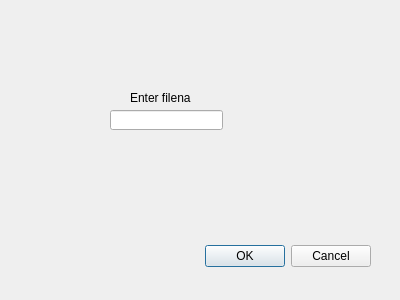
<?xml version="1.0" encoding="UTF-8"?>
<ui version="4.0">
 <class>SaveImageDialog</class>
 <widget class="QDialog" name="SaveImageDialog">
  <property name="geometry">
   <rect>
    <x>0</x>
    <y>0</y>
    <width>400</width>
    <height>300</height>
   </rect>
  </property>
  <property name="windowTitle">
   <string>Dialog</string>
  </property>
  <widget class="QDialogButtonBox" name="buttonBox">
   <property name="geometry">
    <rect>
     <x>30</x>
     <y>240</y>
     <width>341</width>
     <height>32</height>
    </rect>
   </property>
   <property name="orientation">
    <enum>Qt::Horizontal</enum>
   </property>
   <property name="standardButtons">
    <set>QDialogButtonBox::Cancel|QDialogButtonBox::Ok</set>
   </property>
  </widget>
  <widget class="QLineEdit" name="lineEdit">
   <property name="geometry">
    <rect>
     <x>110</x>
     <y>110</y>
     <width>113</width>
     <height>20</height>
    </rect>
   </property>
  </widget>
  <widget class="QLabel" name="label">
   <property name="geometry">
    <rect>
     <x>130</x>
     <y>90</y>
     <width>61</width>
     <height>16</height>
    </rect>
   </property>
   <property name="text">
    <string>Enter filename</string>
   </property>
  </widget>
 </widget>
 <resources/>
 <connections>
  <connection>
   <sender>buttonBox</sender>
   <signal>accepted()</signal>
   <receiver>SaveImageDialog</receiver>
   <slot>accept()</slot>
   <hints>
    <hint type="sourcelabel">
     <x>248</x>
     <y>254</y>
    </hint>
    <hint type="destinationlabel">
     <x>157</x>
     <y>274</y>
    </hint>
   </hints>
  </connection>
  <connection>
   <sender>buttonBox</sender>
   <signal>rejected()</signal>
   <receiver>SaveImageDialog</receiver>
   <slot>reject()</slot>
   <hints>
    <hint type="sourcelabel">
     <x>316</x>
     <y>260</y>
    </hint>
    <hint type="destinationlabel">
     <x>286</x>
     <y>274</y>
    </hint>
   </hints>
  </connection>
 </connections>
</ui>
